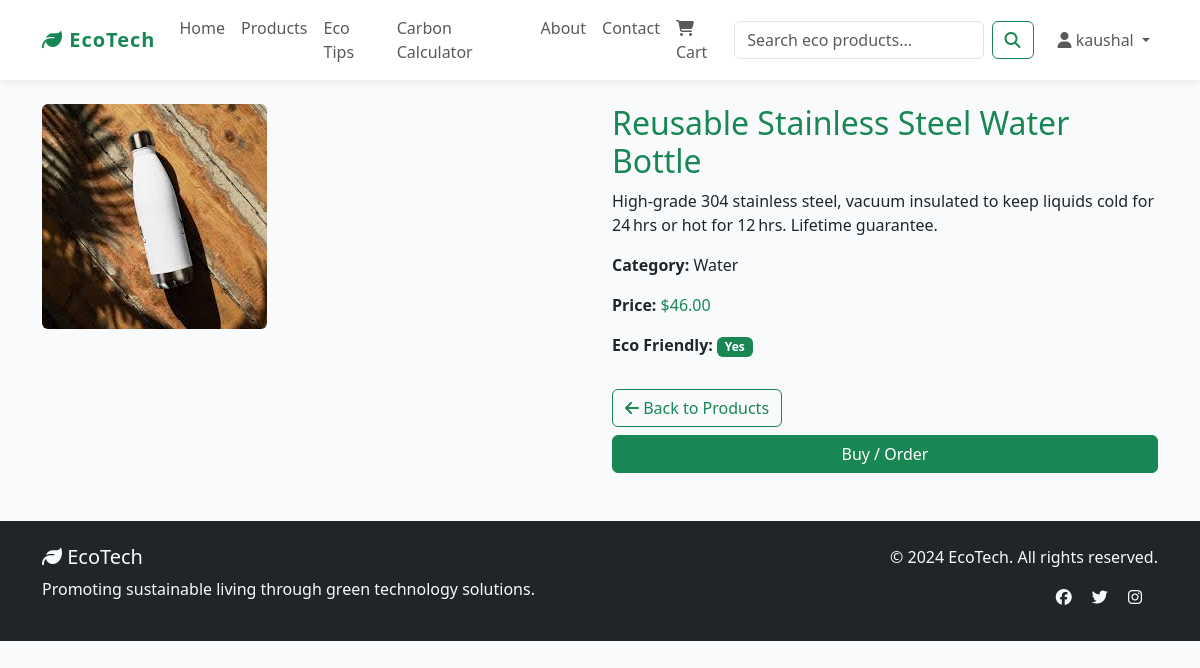
/products/1/ (signed in), run on the app's committed database.
### env_app/models.py (models this page shows, shortened)
class EcoProduct(models.Model):
    name = models.CharField(max_length=200)
    description = models.TextField()
    price = models.DecimalField(max_digits=10, decimal_places=2)
    category = models.CharField(max_length=100)
    image = models.ImageField(upload_to='products/', null=True, blank=True)
    is_eco_friendly = models.BooleanField(default=True)
    created_at = models.DateTimeField(auto_now_add=True)

### env_app/views.py (the view)
# urls.py: path('products/<int:pk>/', views.ProductDetailView.as_view(), name='product_detail'),
class ProductDetailView(LoginRequiredMixin, DetailView):
    model = EcoProduct
    template_name = 'env_app_dir/product_detail.html'
    context_object_name = 'product'
    login_url = 'login'
    redirect_field_name = 'next'

### env_app/context_processors.py (called while the page is built)
def cart_count(request):
    cart = request.session.get('cart', {})
    count = sum(item['quantity'] for item in cart.values())
    return {'cart_count': count}

### templates/env_app_dir/product_detail.html (shortened to what this page needs)
{% extends 'base.html' %}
{% block content %}
<div class="row">
    <div class="col-md-6">
        {% if product.image %}
        <img src="{{ product.image.url }}" class="img-fluid rounded" alt="{{ product.name }}">
        {% else %}
        <img src="/static/images/default-product.jpg" class="img-fluid rounded" alt="Eco Product">
        {% endif %}
    </div>
    <div class="col-md-6">
        <h2 class="text-success">{{ product.name }}</h2>
        <p>{{ product.description }}</p>
        <p><strong>Category:</strong> {{ product.category }}</p>
        <p><strong>Price:</strong> <span class="text-success">${{ product.price }}</span></p>
        <p><strong>Eco Friendly:</strong> {% if product.is_eco_friendly %}<span class="badge bg-success">Yes</span>{% else %}<span class="badge bg-danger">No</span>{% endif %}</p>
        <a href="{% url 'product_list' %}" class="btn btn-outline-success mt-3"><i class="fas fa-arrow-left"></i> Back to Products</a>
    <a href="{% url 'order_product' product.pk %}" class="btn btn-success btn-block mt-2 w-100">Buy / Order</a>
    </div>
</div>
{% endblock %}

### templates/base.html (shortened to what this page needs)
<!DOCTYPE html>
<html lang="en">
<head>
    <link href="https://cdn.jsdelivr.net/npm/bootstrap@5.3.2/dist/css/bootstrap.min.css" rel="stylesheet">
    <link href="https://cdnjs.cloudflare.com/ajax/libs/font-awesome/6.4.2/css/all.min.css" rel="stylesheet">
    <link href="/static/css/style.css" rel="stylesheet">
</head>
<body>
    <nav class="navbar navbar-expand-lg navbar-light bg-white sticky-top" role="navigation" aria-label="Main navigation">
        <div class="container">
            <a class="navbar-brand text-success" href="{% url 'home' %}">
                <i class="fas fa-leaf"></i> EcoTech
            </a>
            <div class="collapse navbar-collapse" id="navbarNav">
                <ul class="navbar-nav me-auto mb-2 mb-lg-0" role="menubar">
                    <li class="nav-item" role="none">
                        <a class="nav-link " href="{% url 'home' %}" role="menuitem" >Home</a>
                    </li>
                    {% if user.is_authenticated %}
                        <li class="nav-item" role="none">
                            <a class="nav-link " href="{% url 'product_list' %}" role="menuitem" >Products</a>
                        </li>
                        <li class="nav-item" role="none">
                            <a class="nav-link " href="{% url 'eco_tips' %}" role="menuitem" >Eco Tips</a>
                        </li>
                        <li class="nav-item" role="none">
                            <a class="nav-link " href="{% url 'sustainability_calculator' %}" role="menuitem" >Carbon Calculator</a>
                        </li>
                    {% endif %}
                    <li class="nav-item" role="none">
                        <a class="nav-link" href="{% url 'about' %}" role="menuitem">About</a>
                    </li>
                    <li class="nav-item" role="none">
                        <a class="nav-link" href="{% url 'contact' %}" role="menuitem">Contact</a>
                    </li>
                    <li class="nav-item" role="none">
                        <a class="nav-link position-relative" href="{% url 'cart_view' %}" role="menuitem" {% if request.resolver_match.url_name == 'cart_view' %}aria-current="page"{% endif %} aria-label="Shopping cart">
                            <i class="fas fa-shopping-cart" aria-hidden="true"></i> Cart
                        </a>
                    </li>
                </ul>
                <form class="d-flex me-3" method="GET" action="{% url 'search' %}" role="search" aria-label="Site search">
                    <input class="form-control me-2" type="search" name="q" placeholder="Search eco products..." aria-label="Search eco products">
                    <button class="btn btn-outline-success" type="submit">
                        <i class="fas fa-search" aria-hidden="true"></i>
                    </button>
                </form>
                <ul class="navbar-nav mb-2 mb-lg-0">
                    {% if user.is_authenticated %}
                        <li class="nav-item dropdown" role="none">
                            <a class="nav-link dropdown-toggle" href="#" id="navbarDropdown" role="button" data-bs-toggle="dropdown" aria-expanded="false">
                                <i class="fas fa-user" aria-hidden="true"></i> {{ user.username }}
                            </a>
                        </li>
                    {% endif %}
                </ul>
            </div>
        </div>
    </nav>
    <main class="container my-4" id="main-content" role="main" tabindex="-1">
        {% block content %}{% endblock %}
    </main>
    <footer class="bg-dark text-light py-4 mt-5" role="contentinfo">
        <div class="container">
            <div class="row">
                <div class="col-md-6">
                    <h5><i class="fas fa-leaf" aria-hidden="true"></i> EcoTech</h5>
                    <p>Promoting sustainable living through green technology solutions.</p>
                </div>
                <div class="col-md-6 text-md-end">
                    <p>&copy; 2024 EcoTech. All rights reserved.</p>
                    <div class="social-links">
                        <a href="#" class="text-light me-3 footer-link" aria-label="Facebook"><i class="fab fa-facebook" aria-hidden="true"></i></a>
                        <a href="#" class="text-light me-3 footer-link" aria-label="Twitter"><i class="fab fa-twitter" aria-hidden="true"></i></a>
                        <a href="#" class="text-light me-3 footer-link" aria-label="Instagram"><i class="fab fa-instagram" aria-hidden="true"></i></a>
                    </div>
                </div>
            </div>
        </div>
    </footer>
</body>
</html>

### static/css/style.css (style rules this page uses)
body { background-color: #f8f9fa; }

### templates/base.html (style rules this page uses)
body { background: #f8fafc; }
.navbar { box-shadow: 0 2px 8px rgba(0,0,0,0.07); }
.navbar-brand { font-weight: bold; letter-spacing: 1px; }
.btn-success, .btn-primary { transition: background 0.2s, box-shadow 0.2s; }

### data on the page
EcoProduct: image (picture), name "Reusable Stainless Steel Water Bottle", description "High-grade 304 stainless steel, vacuum insulated to keep liquids cold for 24 hrs or hot for 12 hrs. Lifetime guarantee.", category "Water", price "46.00"

### other printed values
{{ user.username }} "kaushal"
